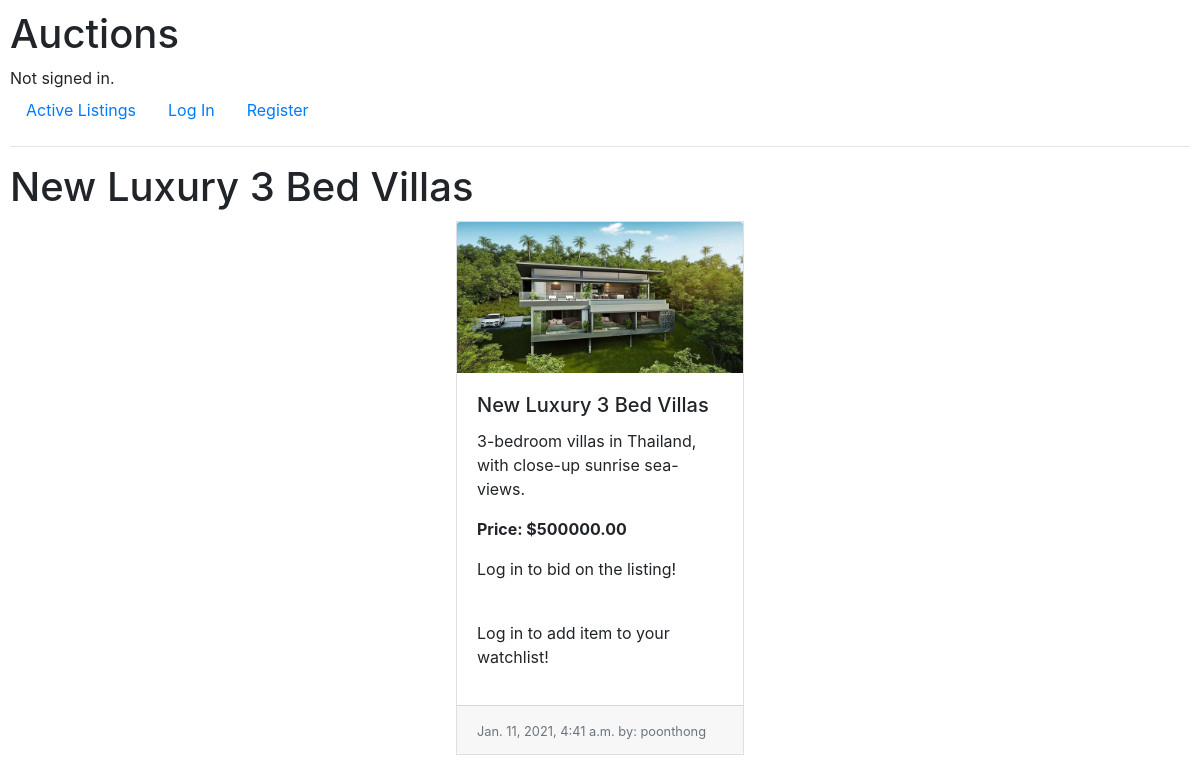
/3, run on an earlier commit of the app's database.
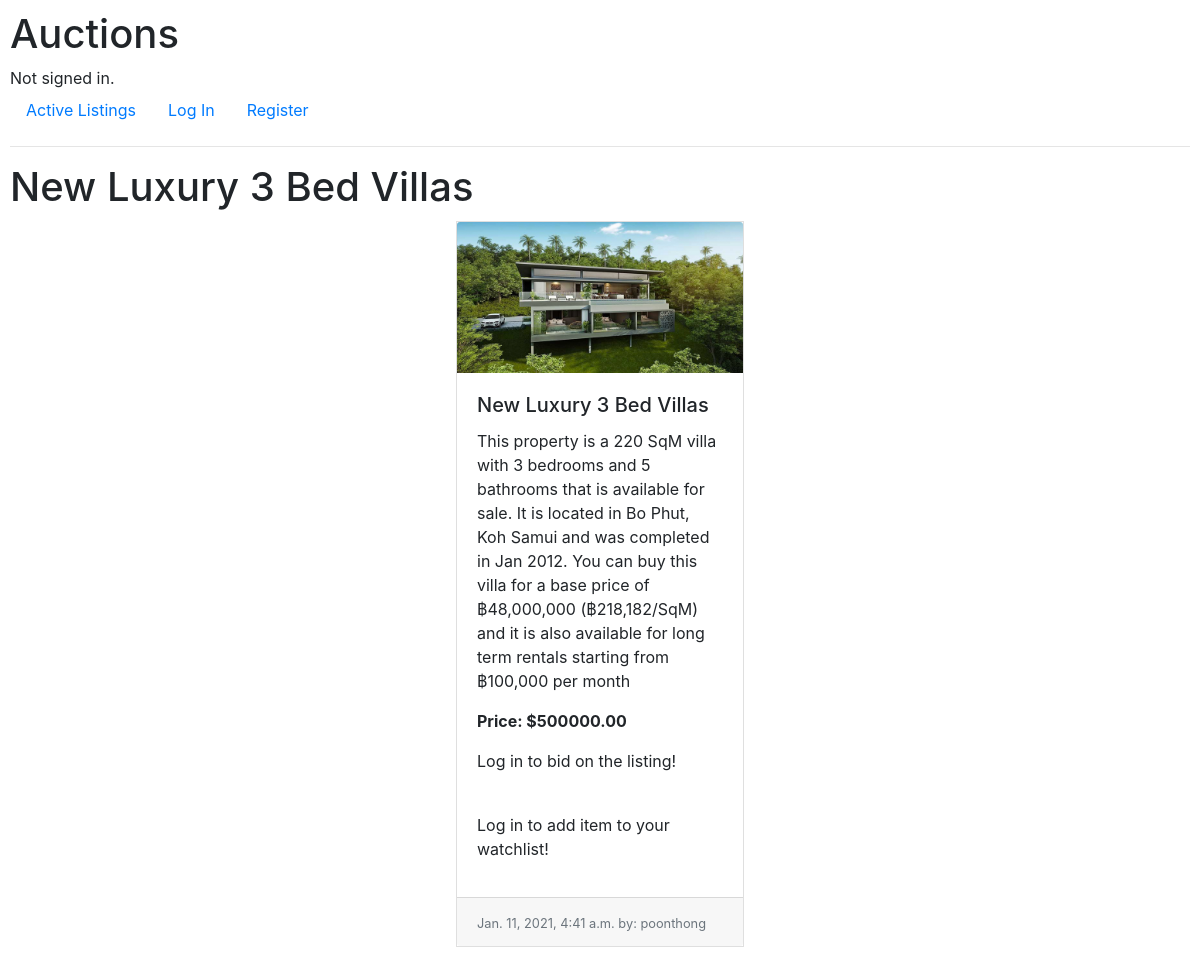
And on a later commit of the database.
### auctions/models.py (models this page shows, shortened)
class Listing(models.Model):
    title = models.CharField(max_length=64)
    description = models.TextField()
    image = models.ImageField(upload_to="listing_images", default=None, null=True)
    category_id = models.ForeignKey(Category, on_delete=models.CASCADE, default=1)
    create_at = models.DateTimeField(auto_now_add=True, null=True)
    updated_at = models.DateTimeField(auto_now=True)
    open_at = models.BooleanField(default=True)
    owner = models.ForeignKey(User, null=True, on_delete=models.CASCADE)
    starting_price = models.DecimalField(decimal_places=2, max_digits=10, null=True)

class User(AbstractUser):
    pass

### auctions/views.py (the view)
# urls.py: path("<int:listing_id>", views.bid, name="bid"),
def bid(request, listing_id):
    error_clean_bid = False
    listing = Listing.objects.get(pk=listing_id)
    if request.method == "POST":
        form = Bid(request.POST)
        if form.is_valid():
            clean_bid = form.cleaned_data["bid_form"]
            price_from_database = listing.starting_price
            if clean_bid > price_from_database:
                listing.starting_price = clean_bid
                listing.save()
            else:
                error_clean_bid = True
    else:
        form = Bid()
    return render(request, "auctions/bid.html", {
        "listing": listing,
        "form": form,
        "error_clean_bid": error_clean_bid
    })

### auctions/templates/auctions/bid.html
{% extends "auctions/layout.html" %}
{% block body %}
    <h1>{{ listing.title }}</h1>
    <div style="padding: 2px; display: flex; justify-content: center">
        <div style="width: 18rem; border: 1px solid rgba(0,0,0,.125)">
            <img class="card-img-top" src="{{ listing.image.url }}" alt="{{ listing.title }}">
            <div class="card-body">
                <h5 class="card-title">{{ listing.title }}</h5>
                <p class="card-text">{{ listing.description }}</p>
                <p class="card-text"><strong>Price: ${{ listing.starting_price }}</strong></p>
                {% if user.is_authenticated %}
                    <form action="{% url 'bid' listing.id %}" method="POST">
                        {% csrf_token %}
                        {{ form.as_p }}
                        {% if error_clean_bid %}
                            <p>Can't be lower than the number of price</p>
                        {% endif %}
                        <input class="btn btn-primary" type="submit" value="Bid">
                    </form>
                {% else %}
                    <p>Log in to bid on the listing!</p>
                {% endif %}
                <br>
                {% if user.is_authenticated %}
                    <form action="{% url 'watchlist' listing.id %}" method="POST">
                        {% csrf_token %}
                        <input class="btn btn-primary" type="submit" value="Add watch list">
                    </form>
                {% else %}
                    <p>Log in to add item to your watchlist!</p>
                {% endif %}
            </div>
            <div class="card-footer">
                <small class="text-muted">{{ listing.create_at }} by: {{ listing.owner }}</small>
            </div>
        </div>
    </div>
{% endblock %}

What changed in the data, as far as the page shows it:
changed Listing "New Luxury 3 Bed Villas": description "3-bedroom villas in Thailand, with close-up sunrise sea-views." → "This property is a 220 SqM villa with 3 bedrooms and 5 bathrooms that is available for sale. It is located in Bo Phut, Koh Samui and was completed in Jan 2012. You can buy this villa for a base price of ฿48,000,000 (฿218,182/SqM) and it is also available for long term rentals starting from ฿100,000 per month"
